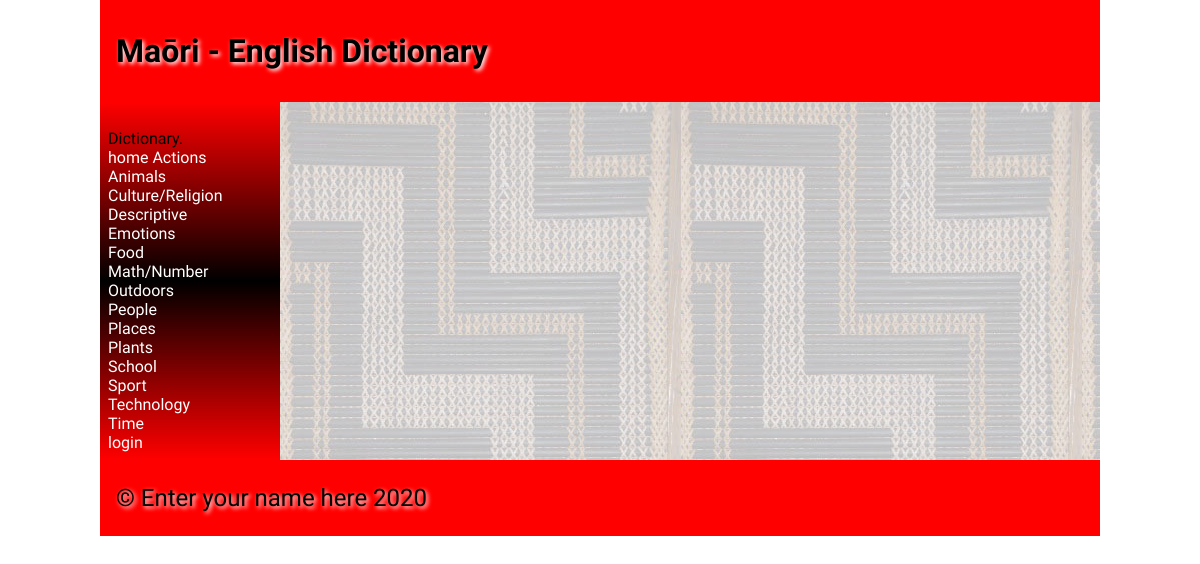
The page / on the database its author committed.
### tables this page shows
CREATE TABLE categories
(
    id       integer
        primary key autoincrement,
    category varchar(30)
);

### flaskProject/app.py (the view)
@app.route('/')
def render_homepage():
    return render_template('home.html', logged_in=logged_in_checker(), categories=get_all_category())

### flaskProject/app.py (called while the page is built)
def create_connection(db_file):
    try:
        connection = sqlite3.connect(db_file)
        return connection
    except Error as e:
        print(e)
    return None

def logged_in_checker():
    if session.get('email') is None:
        return None
    elif session.get('user_type') == 1:
        return 0
    elif session.get('user_type') == 2:
        return 1

def get_all_category():
    con = create_connection(DATABASE)
    cur = con.cursor()
    query = "SELECT * FROM categories"
    cur.execute(query, )
    return cur.fetchall()

### flaskProject/templates/home.html (shortened to what this page needs)
{% extends 'base.html' %}
{% block heading %}Maōri - English Dictionary{% endblock %}

### flaskProject/templates/base.html (shortened to what this page needs)
<!doctype html>
<html lang="en">
<head>
	<link href="{{ url_for('static', filename='css/style.css') }}" rel="stylesheet">
</head>
<body>
	<div id="container">
		<header>
			<h1>{% block heading %}{% endblock %}</h1>
		</header>
		<nav>
			<div class="container">
				<div class="navbar-brand">Dictionary.</div>
					<div class="navbar-links">
						<a href="/">home</a>
                        {% for category in categories %}
                        <a href="/category/{{ category[0] }}">{{ category[1] }}</a><br>
                        {% endfor %}
						{% if logged_in == None %}
						<a href="/login">login</a>
						{% else %}
						<a href="/login">login</a>
						{%endif%}
					</div>
			</div>
		</nav>
		<main>
        </main>
		<footer>
			<p>
				&copy; Enter your name here 2020
			</p>
		</footer>
	</div>
</body>
</html>

### flaskProject/static/css/style.css (style rules this page uses)
* { font-family: Comfortaa, sans-serif; margin: 0; padding: 0; box-sizing: border-box; }
#container { display: grid; grid-template-columns: 75px auto; grid-template-areas: 'nav header' 'main main' 'footer footer'; }
header { grid-area: header; background-color: #f00; padding: 1rem; }
nav { grid-area: nav; }
main { grid-area: main; padding: 1rem; background-color: #edd; }
h1, h2, h3, h4 { padding: 1rem 0; font-family: 'Suez One', serif; color: #000; text-shadow: 2px 2px 4px #fff; }
p { padding: 0.5rem 0; }
a { color: #222; }
footer { grid-area: footer; padding: 1rem; background-color: #f00; }
footer p { color: #000; text-shadow: 2px 2px 4px #fff; font-size: 1.5rem; }
@media only screen and (min-width: 768px) { #container { grid-template-columns: 180px auto; grid-template-areas: 'header header' 'nav main' 'footer footer'; } }
@media only screen and (min-width: 768px) { nav { background: linear-gradient(180deg, rgba(255,0,0,1) 0%, rgba(0, 0, 0, 1) 50%, rgba(255,0,0,1) 100%); padding: 0.5rem; } }
@media only screen and (min-width: 768px) { nav a { color: #fff; text-decoration: none; } }
@media only screen and (min-width: 768px) { main { background-image: url('/poutama.jpg'); } }
@media only screen and (min-width: 1000px) { #container { width: 1000px; margin: auto; } }

### rows shown on the page
categories: category "Actions"
categories: category "Animals"
categories: category "Culture/Religion"
categories: category "Descriptive"
categories: category "Emotions"
categories: category "Food"
categories: category "Math/Number"
categories: category "Outdoors"
categories: category "People"
categories: category "Places"
categories: category "Plants"
categories: category "School"
categories: category "Sport"
categories: category "Technology"
categories: category "Time"
